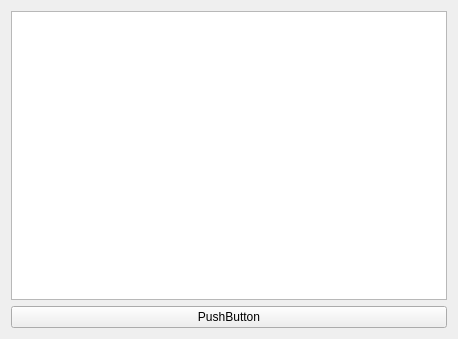
<?xml version="1.0" encoding="UTF-8"?>
<ui version="4.0">
 <class>Form</class>
 <widget class="QWidget" name="Form">
  <property name="geometry">
   <rect>
    <x>0</x>
    <y>0</y>
    <width>458</width>
    <height>339</height>
   </rect>
  </property>
  <property name="windowTitle">
   <string>Form</string>
  </property>
  <layout class="QVBoxLayout" name="verticalLayout_2">
   <item>
    <layout class="QVBoxLayout" name="verticalLayout">
     <item>
      <widget class="QTextEdit" name="textEdit_debug"/>
     </item>
     <item>
      <widget class="QPushButton" name="pushButton_debug">
       <property name="text">
        <string>PushButton</string>
       </property>
      </widget>
     </item>
    </layout>
   </item>
  </layout>
 </widget>
 <resources/>
 <connections/>
</ui>
